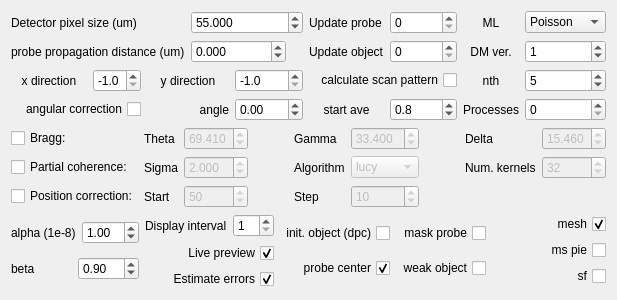
      <widget class="QWidget" name="tab_2">
       <attribute name="title">
        <string>Advanced options</string>
       </attribute>
       <layout class="QVBoxLayout" name="verticalLayout_7">
        <item>
         <layout class="QGridLayout" name="gridLayout_3">
          <item row="2" column="2">
           <widget class="QDoubleSpinBox" name="sp_x_direction">
            <property name="decimals">
             <number>1</number>
            </property>
            <property name="minimum">
             <double>-1.000000000000000</double>
            </property>
            <property name="maximum">
             <double>1.000000000000000</double>
            </property>
            <property name="singleStep">
             <double>0.100000000000000</double>
            </property>
            <property name="value">
             <double>-1.000000000000000</double>
            </property>
           </widget>
          </item>
          <item row="0" column="7">
           <widget class="QSpinBox" name="sp_start_update_probe">
            <property name="maximum">
             <number>1000000</number>
            </property>
           </widget>
          </item>
          <item row="2" column="9">
           <widget class="QSpinBox" name="sp_nth">
            <property name="value">
             <number>5</number>
            </property>
           </widget>
          </item>
          <item row="3" column="9">
           <widget class="QSpinBox" name="sp_processes">
            <property name="maximum">
             <number>1000000</number>
            </property>
           </widget>
          </item>
          <item row="3" column="7">
           <widget class="QDoubleSpinBox" name="sp_start_ave">
            <property name="decimals">
             <number>1</number>
            </property>
            <property name="maximum">
             <double>1.000000000000000</double>
            </property>
            <property name="singleStep">
             <double>0.100000000000000</double>
            </property>
            <property name="value">
             <double>0.800000000000000</double>
            </property>
           </widget>
          </item>
          <item row="3" column="6">
           <widget class="QLabel" name="label_5">
            <property name="text">
             <string>start ave</string>
            </property>
            <property name="alignment">
             <set>Qt::AlignCenter</set>
            </property>
           </widget>
          </item>
          <item row="2" column="6" colspan="2">
           <widget class="QCheckBox" name="ck_cal_scal_pattern_flag">
            <property name="layoutDirection">
             <enum>Qt::RightToLeft</enum>
            </property>
            <property name="text">
             <string>calculate scan pattern</string>
            </property>
           </widget>
          </item>
          <item row="3" column="5">
           <widget class="QDoubleSpinBox" name="sp_angle">
            <property name="minimum">
             <double>-181.000000000000000</double>
            </property>
            <property name="maximum">
             <double>181.000000000000000</double>
            </property>
           </widget>
          </item>
          <item row="0" column="8">
           <widget class="QLabel" name="label_10">
            <property name="text">
             <string>ML</string>
            </property>
            <property name="alignment">
             <set>Qt::AlignCenter</set>
            </property>
           </widget>
          </item>
          <item row="1" column="8">
           <widget class="QLabel" name="label_30">
            <property name="text">
             <string>DM ver.</string>
            </property>
            <property name="alignment">
             <set>Qt::AlignCenter</set>
            </property>
           </widget>
          </item>
          <item row="2" column="5">
           <widget class="QDoubleSpinBox" name="sp_y_direction">
            <property name="decimals">
             <number>1</number>
            </property>
            <property name="minimum">
             <double>-1.000000000000000</double>
            </property>
            <property name="maximum">
             <double>1.000000000000000</double>
            </property>
            <property name="singleStep">
             <double>0.100000000000000</double>
            </property>
            <property name="value">
             <double>-1.000000000000000</double>
            </property>
           </widget>
          </item>
          <item row="2" column="0" colspan="2">
           <widget class="QLabel" name="label_49">
            <property name="text">
             <string>x direction</string>
            </property>
            <property name="alignment">
             <set>Qt::AlignCenter</set>
            </property>
           </widget>
          </item>
          <item row="3" column="0" colspan="3">
           <widget class="QCheckBox" name="ck_angle_correction_flag">
            <property name="layoutDirection">
             <enum>Qt::RightToLeft</enum>
            </property>
            <property name="text">
             <string>angular correction</string>
            </property>
           </widget>
          </item>
          <item row="1" column="6">
           <widget class="QLabel" name="label_29">
            <property name="text">
             <string>Update object</string>
            </property>
           </widget>
          </item>
          <item row="1" column="0" colspan="4">
           <widget class="QLabel" name="label_4">
            <property name="text">
             <string>probe propagation distance (um)</string>
            </property>
           </widget>
          </item>
          <item row="1" column="4" colspan="2">
           <widget class="QDoubleSpinBox" name="sp_distance">
            <property name="sizePolicy">
             <sizepolicy hsizetype="Fixed" vsizetype="Fixed">
              <horstretch>0</horstretch>
              <verstretch>0</verstretch>
             </sizepolicy>
            </property>
            <property name="decimals">
             <number>3</number>
            </property>
            <property name="minimum">
             <double>-999999.998999999952503</double>
            </property>
            <property name="maximum">
             <double>999999.998999999952503</double>
            </property>
           </widget>
          </item>
          <item row="0" column="9">
           <widget class="QComboBox" name="cb_ml_mode">
            <item>
             <property name="text">
              <string>Poisson</string>
             </property>
            </item>
            <item>
             <property name="text">
              <string>Gaussian</string>
             </property>
            </item>
           </widget>
          </item>
          <item row="1" column="7">
           <widget class="QSpinBox" name="sp_start_update_object">
            <property name="maximum">
             <number>1000000</number>
            </property>
           </widget>
          </item>
          <item row="1" column="9">
           <widget class="QSpinBox" name="sp_dm_version">
            <property name="value">
             <number>1</number>
            </property>
           </widget>
          </item>
          <item row="2" column="8">
           <widget class="QLabel" name="label_6">
            <property name="text">
             <string>nth</string>
            </property>
            <property name="alignment">
             <set>Qt::AlignCenter</set>
            </property>
           </widget>
          </item>
          <item row="0" column="6">
           <widget class="QLabel" name="label_28">
            <property name="text">
             <string>Update probe</string>
            </property>
           </widget>
          </item>
          <item row="0" column="0" colspan="4">
           <widget class="QLabel" name="label_7">
            <property name="text">
             <string>Detector pixel size (um)</string>
            </property>
           </widget>
          </item>
          <item row="2" column="3" colspan="2">
           <widget class="QLabel" name="label_50">
            <property name="text">
             <string>y direction</string>
            </property>
            <property name="alignment">
             <set>Qt::AlignCenter</set>
            </property>
           </widget>
          </item>
          <item row="0" column="4" colspan="2">
           <widget class="QDoubleSpinBox" name="sp_ccd_pixel_um">
            <property name="sizePolicy">
             <sizepolicy hsizetype="Preferred" vsizetype="Fixed">
              <horstretch>0</horstretch>
              <verstretch>0</verstretch>
             </sizepolicy>
            </property>
            <property name="decimals">
             <number>3</number>
            </property>
            <property name="maximum">
             <double>1000.000000000000000</double>
            </property>
            <property name="value">
             <double>55.000000000000000</double>
            </property>
           </widget>
          </item>
          <item row="3" column="8">
           <widget class="QLabel" name="label_31">
            <property name="text">
             <string>Processes</string>
            </property>
            <property name="alignment">
             <set>Qt::AlignCenter</set>
            </property>
           </widget>
          </item>
          <item row="3" column="3" colspan="2">
           <widget class="QLabel" name="label_2">
            <property name="text">
             <string>angle</string>
            </property>
            <property name="alignment">
             <set>Qt::AlignRight|Qt::AlignTrailing|Qt::AlignVCenter</set>
            </property>
           </widget>
          </item>
         </layout>
        </item>
        <item>
         <layout class="QGridLayout" name="gridLayout_5">
          <item row="0" column="4">
           <widget class="QLabel" name="label_13">
            <property name="text">
             <string>Gamma</string>
            </property>
           </widget>
          </item>
          <item row="2" column="4">
           <widget class="QLabel" name="label_25">
            <property name="text">
             <string>Step</string>
            </property>
           </widget>
          </item>
          <item row="2" column="0">
           <widget class="QCheckBox" name="ck_position_correction_flag">
            <property name="text">
             <string>Position correction:</string>
            </property>
           </widget>
          </item>
          <item row="0" column="2">
           <widget class="QDoubleSpinBox" name="sp_bragg_theta">
            <property name="enabled">
             <bool>false</bool>
            </property>
            <property name="decimals">
             <number>3</number>
            </property>
            <property name="value">
             <double>69.409999999999997</double>
            </property>
           </widget>
          </item>
          <item row="0" column="8">
           <widget class="QDoubleSpinBox" name="sp_bragg_delta">
            <property name="enabled">
             <bool>false</bool>
            </property>
            <property name="decimals">
             <number>3</number>
            </property>
            <property name="value">
             <double>15.460000000000001</double>
            </property>
           </widget>
          </item>
          <item row="1" column="5">
           <widget class="QComboBox" name="cb_pc_alg">
            <property name="enabled">
             <bool>false</bool>
            </property>
            <item>
             <property name="text">
              <string>lucy</string>
             </property>
            </item>
            <item>
             <property name="text">
              <string>wiener</string>
             </property>
            </item>
           </widget>
          </item>
          <item row="0" column="5">
           <widget class="QDoubleSpinBox" name="sp_bragg_gamma">
            <property name="enabled">
             <bool>false</bool>
            </property>
            <property name="decimals">
             <number>3</number>
            </property>
            <property name="value">
             <double>33.399999999999999</double>
            </property>
           </widget>
          </item>
          <item row="1" column="2">
           <widget class="QDoubleSpinBox" name="sp_pc_sigma">
            <property name="enabled">
             <bool>false</bool>
            </property>
            <property name="decimals">
             <number>3</number>
            </property>
            <property name="value">
             <double>2.000000000000000</double>
            </property>
           </widget>
          </item>
          <item row="2" column="5">
           <widget class="QSpinBox" name="sp_position_correction_step">
            <property name="enabled">
             <bool>false</bool>
            </property>
            <property name="value">
             <number>10</number>
            </property>
           </widget>
          </item>
          <item row="0" column="1">
           <widget class="QLabel" name="label_12">
            <property name="text">
             <string>Theta</string>
            </property>
           </widget>
          </item>
          <item row="0" column="0">
           <widget class="QCheckBox" name="ck_bragg_flag">
            <property name="text">
             <string>Bragg: </string>
            </property>
           </widget>
          </item>
          <item row="0" column="7">
           <widget class="QLabel" name="label_14">
            <property name="text">
             <string>Delta</string>
            </property>
           </widget>
          </item>
          <item row="1" column="7">
           <widget class="QLabel" name="label_19">
            <property name="text">
             <string>Num. kernels</string>
            </property>
           </widget>
          </item>
          <item row="1" column="0">
           <widget class="QCheckBox" name="ck_pc_flag">
            <property name="text">
             <string>Partial coherence:</string>
            </property>
           </widget>
          </item>
          <item row="2" column="2">
           <widget class="QSpinBox" name="sp_position_correction_start">
            <property name="enabled">
             <bool>false</bool>
            </property>
            <property name="value">
             <number>50</number>
            </property>
           </widget>
          </item>
          <item row="1" column="1">
           <widget class="QLabel" name="label_17">
            <property name="text">
             <string>Sigma</string>
            </property>
           </widget>
          </item>
          <item row="0" column="3">
           <spacer name="horizontalSpacer_4">
            <property name="orientation">
             <enum>Qt::Horizontal</enum>
            </property>
            <property name="sizeHint" stdset="0">
             <size>
              <width>40</width>
              <height>20</height>
             </size>
            </property>
           </spacer>
          </item>
          <item row="2" column="1">
           <widget class="QLabel" name="label_24">
            <property name="text">
             <string>Start</string>
            </property>
           </widget>
          </item>
          <item row="1" column="8">
           <widget class="QSpinBox" name="sp_pc_kernel_n">
            <property name="enabled">
             <bool>false</bool>
            </property>
            <property name="value">
             <number>32</number>
            </property>
           </widget>
          </item>
          <item row="1" column="4">
           <widget class="QLabel" name="label_18">
            <property name="text">
             <string>Algorithm</string>
            </property>
           </widget>
          </item>
          <item row="0" column="6">
           <spacer name="horizontalSpacer_5">
            <property name="orientation">
             <enum>Qt::Horizontal</enum>
            </property>
            <property name="sizeHint" stdset="0">
             <size>
              <width>40</width>
              <height>20</height>
             </size>
            </property>
           </spacer>
          </item>
         </layout>
        </item>
        <item>
         <layout class="QHBoxLayout" name="horizontalLayout_15">
          <item>
           <layout class="QVBoxLayout" name="verticalLayout_3">
            <item>
             <layout class="QHBoxLayout" name="horizontalLayout_6">
              <item>
               <widget class="QLabel" name="label_20">
                <property name="text">
                 <string>alpha (1e-8)</string>
                </property>
               </widget>
              </item>
              <item>
               <widget class="QDoubleSpinBox" name="sp_alpha">
                <property name="decimals">
                 <number>2</number>
                </property>
                <property name="maximum">
                 <double>10.000000000000000</double>
                </property>
                <property name="value">
                 <double>1.000000000000000</double>
                </property>
               </widget>
              </item>
             </layout>
            </item>
            <item>
             <layout class="QHBoxLayout" name="horizontalLayout_14">
              <item>
               <widget class="QLabel" name="label_21">
                <property name="text">
                 <string>beta</string>
                </property>
               </widget>
              </item>
              <item>
               <widget class="QDoubleSpinBox" name="sp_beta">
                <property name="decimals">
                 <number>2</number>
                </property>
                <property name="maximum">
                 <double>2.000000000000000</double>
                </property>
                <property name="singleStep">
                 <double>0.100000000000000</double>
                </property>
                <property name="value">
                 <double>0.900000000000000</double>
                </property>
               </widget>
              </item>
             </layout>
            </item>
           </layout>
          </item>
          <item>
           <layout class="QVBoxLayout" name="verticalLayout_6">
            <item>
             <layout class="QHBoxLayout" name="horizontalLayout_7">
              <item>
               <widget class="QLabel" name="label_55">
                <property name="text">
                 <string>Display interval</string>
                </property>
               </widget>
              </item>
              <item>
               <widget class="QSpinBox" name="sp_display_interval">
                <property name="minimum">
                 <number>1</number>
                </property>
               </widget>
              </item>
             </layout>
            </item>
            <item>
             <widget class="QCheckBox" name="ck_preview_flag">
              <property name="layoutDirection">
               <enum>Qt::RightToLeft</enum>
              </property>
              <property name="text">
               <string>Live preview</string>
              </property>
              <property name="checked">
               <bool>true</bool>
              </property>
             </widget>
            </item>
            <item>
             <widget class="QCheckBox" name="ck_cal_error_flag">
              <property name="layoutDirection">
               <enum>Qt::RightToLeft</enum>
              </property>
              <property name="text">
               <string>Estimate errors</string>
              </property>
              <property name="checked">
               <bool>true</bool>
              </property>
             </widget>
            </item>
           </layout>
          </item>
          <item>
           <layout class="QGridLayout" name="gridLayout_13">
            <item row="0" column="1">
             <widget class="QCheckBox" name="ck_mask_prb_flag">
              <property name="layoutDirection">
               <enum>Qt::RightToLeft</enum>
              </property>
              <property name="text">
               <string>mask probe</string>
              </property>
             </widget>
            </item>
            <item row="1" column="0">
             <widget class="QCheckBox" name="ck_prb_center_flag">
              <property name="layoutDirection">
               <enum>Qt::RightToLeft</enum>
              </property>
              <property name="text">
               <string>probe center</string>
              </property>
              <property name="checked">
               <bool>true</bool>
              </property>
             </widget>
            </item>
            <item row="0" column="0">
             <widget class="QCheckBox" name="ck_init_obj_dpc_flag">
              <property name="layoutDirection">
               <enum>Qt::RightToLeft</enum>
              </property>
              <property name="text">
               <string>init. object (dpc)</string>
              </property>
             </widget>
            </item>
            <item row="1" column="1">
             <widget class="QCheckBox" name="ck_weak_obj_flag">
              <property name="layoutDirection">
               <enum>Qt::RightToLeft</enum>
              </property>
              <property name="text">
               <string>weak object</string>
              </property>
             </widget>
            </item>
           </layout>
          </item>
          <item>
           <layout class="QVBoxLayout" name="verticalLayout_4">
            <item>
             <widget class="QCheckBox" name="ck_mesh_flag">
              <property name="layoutDirection">
               <enum>Qt::RightToLeft</enum>
              </property>
              <property name="text">
               <string>mesh</string>
              </property>
              <property name="checked">
               <bool>true</bool>
              </property>
             </widget>
            </item>
            <item>
             <widget class="QCheckBox" name="ck_ms_pie_flag">
              <property name="layoutDirection">
               <enum>Qt::RightToLeft</enum>
              </property>
              <property name="text">
               <string>ms pie</string>
              </property>
             </widget>
            </item>
            <item>
             <widget class="QCheckBox" name="ck_sf_flag">
              <property name="layoutDirection">
               <enum>Qt::RightToLeft</enum>
              </property>
              <property name="text">
               <string>sf</string>
              </property>
             </widget>
            </item>
           </layout>
          </item>
         </layout>
        </item>
       </layout>
      </widget>
